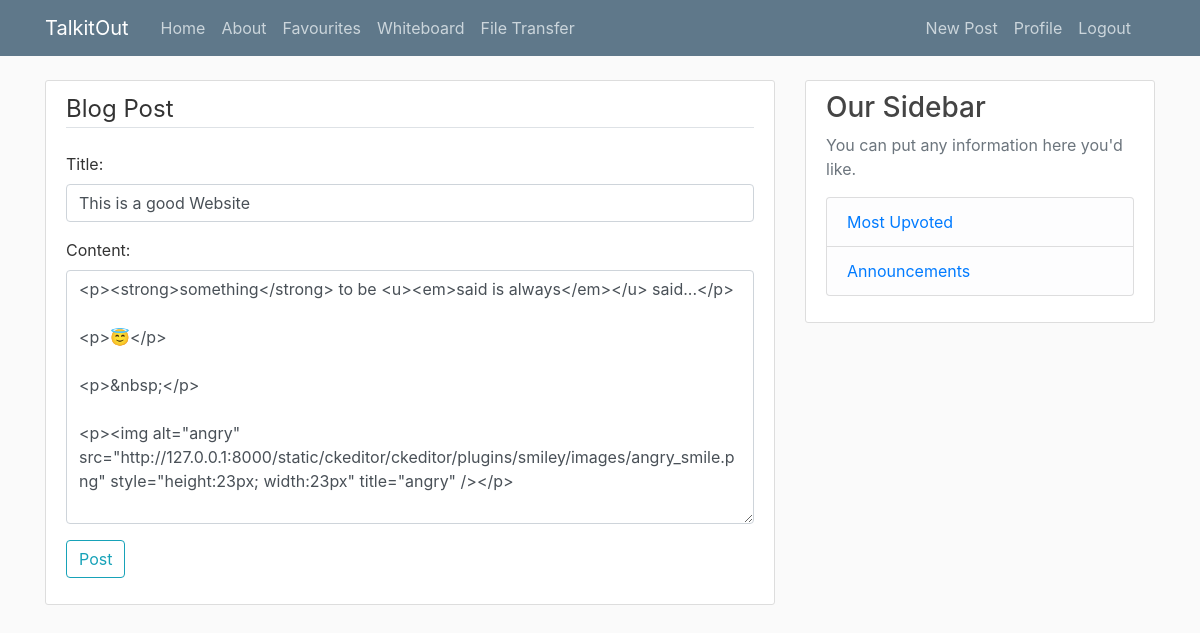
The app's page /post/1/update/ (signed in) with its own data.
### blog/models.py (models this page shows, shortened)
class post(models.Model):
    title = models.CharField(max_length=100)
    content = RichTextField()
    date_posted = models.DateTimeField(default=timezone.now)
    author = models.ForeignKey(User, on_delete=models.CASCADE)
    votes = models.ManyToManyField(User, related_name='post_vote')
    favourites = models.ManyToManyField(User, related_name="favourite", default=None, blank=True)

### blog/views.py (the view, shortened to what this page needs)
# urls.py: path('post/<int:pk>/update/', PostUpdateView.as_view(),name='post-update'),
class PostUpdateView(LoginRequiredMixin, UserPassesTestMixin, UpdateView):
    model = post
    fields = ["title", "content"]
    def test_func(self):
        post = self.get_object()
        if self.request.user == post.author:
            return True
        else:
            return False

### blog/templates/blog/post_form.html (shortened to what this page needs)
{% extends "blog/base.html" %}
{% load crispy_forms_tags%}
{% block content %}
<div class="content-section">
    <form method="post">
        <fieldset class="form groupr">
            <legend class="border-bottom mb-4">Blog Post</legend>
            {{ form.as_p }}
        </fieldset>
        <div class="form-group">
            <button class="btn btn-outline-info" type="submit">Post</button>
        </div>
    </form>
</div>
{% endblock content %}

### blog/static/blog/main.css (style rules this page uses)
body { background: #fafafa; color: #333333; margin-top: 5rem; }
.content-section { background: #ffffff; padding: 10px 20px; border: 1px solid #dddddd; border-radius: 3px; margin-bottom: 20px; }

### records on screen
post: title "This is a good Website", content "<p><strong>something</strong> to be <u><em>said is always</em></u> said...</p> <p>😇</p> <p>&nbsp;</p> <p><img alt=\"angry\" src=\"http://127.0.0.1:8000/static/ckeditor/ckeditor/plugins/smiley/images/angry_smile.png\" style=\"height:23px; width:23px\" title=\"angry\" /></p>"
